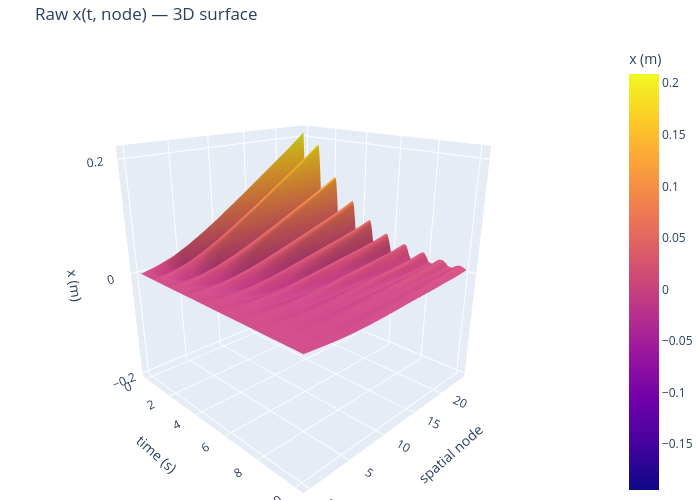

Source (notebook cell):
### Code cell
import plotly.graph_objects as go
from scipy.interpolate import interp1d as _i1d

# Arc-length resample raw data to uniform 100-pt grid
_xr = np.zeros((n_frames, N_VIDEO_PTS))
_yr = np.zeros((n_frames, N_VIDEO_PTS))
for _i in range(n_frames):
    _ds = np.sqrt(np.diff(x_m[_i])**2 + np.diff(y_m[_i])**2)
    _s  = np.concatenate([[0.0], np.cumsum(_ds)])
    _su = np.linspace(0, _s[-1], N_VIDEO_PTS)
    _xr[_i] = _i1d(_s, x_m[_i])(_su)
    _yr[_i] = _i1d(_s, y_m[_i])(_su)

t_plot    = t_raw[::1]
node_plot = np.arange(0, N_VIDEO_PTS, 2)
X_surf_raw = _xr[::1, :][:, node_plot]

# ── Plotly 3D surface (rotatable) ─────────────────────────────────────────
fig3d = go.Figure(go.Surface(
    x=t_plot, y=node_plot, z=X_surf_raw.T,
    colorscale='plasma', colorbar=dict(title='x (m)'),
    contours=dict(z=dict(show=False))
))
fig3d.update_layout(
    title='Raw x(t, node) — 3D surface',
    scene=dict(
        xaxis_title='time (s)',
        yaxis_title='spatial node',
        zaxis_title='x (m)',
        camera=dict(eye=dict(x=1.5, y=-1.5, z=0.8))
    ),
    width=700, height=500, margin=dict(l=0, r=0, t=40, b=0)
)
fig3d.show()

# ── Matplotlib heatmap (inline, resizable) ────────────────────────────────
fig2d, ax = plt.subplots(figsize=(8, 4), dpi=100)
im = ax.imshow(X_surf_raw.T, aspect='auto', origin='lower',
               extent=[t_plot[0], t_plot[-1], node_plot[0], node_plot[-1]],
               cmap='plasma')
fig2d.colorbar(im, ax=ax, label='x (m)')
ax.set_xlabel('time (s)')
ax.set_ylabel('spatial node')
ax.set_title('Raw x(t, node) — heatmap')
plt.tight_layout()
plt.show()

### Figure 1 — Plotly figure (JSON) as saved in the notebook; plotly's stock layout.template omitted (floating-point values rounded to 4 significant figures; data arrays with more than 128 entries replaced by an {"elided": "..."} marker saying what was removed)
{"data": [{"colorbar": {"title": {"text": "x (m)"}}, "colorscale": [[0, "#0d0887"], [0.1111, "#46039f"], [0.2222, "#7201a8"], [0.3333, "#9c179e"], [0.4444, "#bd3786"], [0.5556, "#d8576b"], [0.6667, "#ed7953"], [0.7778, "#fb9f3a"], [0.8889, "#fdca26"], [1, "#f0f921"]], "contours": {"z": {"show": false}}, "type": "surface", "x": {"elided": "213 float values"}, "y": [0, 2, 4, 6, 8, 10, 12, 14, 16, 18, 20, 22, 24], "z": {"elided": "13x213 float values"}}], "layout": {"height": 500, "margin": {"b": 0, "l": 0, "r": 0, "t": 40}, "scene": {"camera": {"eye": {"x": 1.5, "y": -1.5, "z": 0.8}}, "xaxis": {"title": {"text": "time (s)"}}, "yaxis": {"title": {"text": "spatial node"}}, "zaxis": {"title": {"text": "x (m)"}}}, "title": {"text": "Raw x(t, node) — 3D surface"}, "width": 700}}
